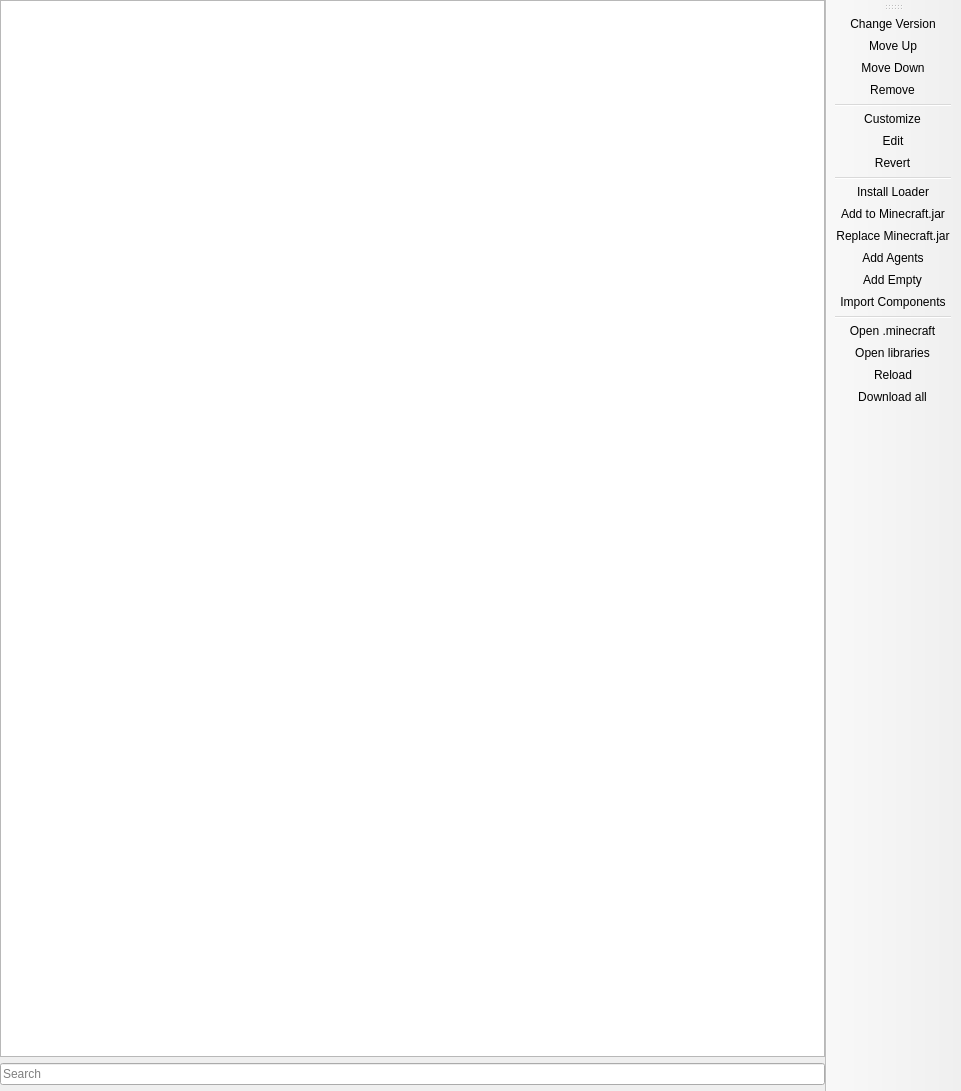
<?xml version="1.0" encoding="UTF-8"?>
<ui version="4.0">
 <class>VersionPage</class>
 <widget class="QMainWindow" name="VersionPage">
  <property name="geometry">
   <rect>
    <x>0</x>
    <y>0</y>
    <width>961</width>
    <height>1091</height>
   </rect>
  </property>
  <widget class="QWidget" name="centralwidget">
   <layout class="QHBoxLayout" name="horizontalLayout">
    <property name="leftMargin">
     <number>0</number>
    </property>
    <property name="topMargin">
     <number>0</number>
    </property>
    <property name="rightMargin">
     <number>0</number>
    </property>
    <property name="bottomMargin">
     <number>0</number>
    </property>
    <item>
     <layout class="QVBoxLayout" name="verticalLayout">
      <item>
       <widget class="ModListView" name="packageView">
        <property name="horizontalScrollBarPolicy">
         <enum>Qt::ScrollBarAlwaysOff</enum>
        </property>
        <property name="sortingEnabled">
         <bool>false</bool>
        </property>
        <property name="headerHidden">
         <bool>false</bool>
        </property>
        <attribute name="headerVisible">
         <bool>true</bool>
        </attribute>
       </widget>
      </item>
      <item>
          <widget class="QLineEdit" name="filterEdit">
              <property name="placeholderText">
                  <string>Search</string>
              </property>
          </widget>
      </item>
      <item>
       <widget class="InfoFrame" name="frame">
        <property name="sizePolicy">
         <sizepolicy hsizetype="Preferred" vsizetype="Minimum">
          <horstretch>0</horstretch>
          <verstretch>0</verstretch>
         </sizepolicy>
        </property>
       </widget>
      </item>
     </layout>
    </item>
   </layout>
  </widget>
  <widget class="WideBar" name="toolBar">
   <property name="windowTitle">
    <string>Actions</string>
   </property>
   <property name="allowedAreas">
    <set>Qt::LeftToolBarArea|Qt::RightToolBarArea</set>
   </property>
   <property name="toolButtonStyle">
    <enum>Qt::ToolButtonTextOnly</enum>
   </property>
   <property name="floatable">
    <bool>false</bool>
   </property>
   <attribute name="toolBarArea">
    <enum>RightToolBarArea</enum>
   </attribute>
   <attribute name="toolBarBreak">
    <bool>false</bool>
   </attribute>
   <addaction name="actionChange_version"/>
   <addaction name="actionMove_up"/>
   <addaction name="actionMove_down"/>
   <addaction name="actionRemove"/>
   <addaction name="separator"/>
   <addaction name="actionCustomize"/>
   <addaction name="actionEdit"/>
   <addaction name="actionRevert"/>
   <addaction name="separator"/>
   <addaction name="actionInstall_Loader"/>
   <addaction name="actionAdd_to_Minecraft_jar"/>
   <addaction name="actionReplace_Minecraft_jar"/>
   <addaction name="actionAdd_Agents"/>
   <addaction name="actionAdd_Empty"/>
   <addaction name="actionImport_Components"/>
   <addaction name="separator"/>
   <addaction name="actionMinecraftFolder"/>
   <addaction name="actionLibrariesFolder"/>
   <addaction name="actionReload"/>
   <addaction name="actionDownload_All"/>
  </widget>
  <action name="actionChange_version">
   <property name="text">
    <string>Change Version</string>
   </property>
   <property name="toolTip">
    <string>Change version of the selected component.</string>
   </property>
  </action>
  <action name="actionMove_up">
   <property name="text">
    <string>Move Up</string>
   </property>
   <property name="toolTip">
    <string>Make the selected component apply sooner.</string>
   </property>
  </action>
  <action name="actionMove_down">
   <property name="text">
    <string>Move Down</string>
   </property>
   <property name="toolTip">
    <string>Make the selected component apply later.</string>
   </property>
  </action>
  <action name="actionRemove">
   <property name="text">
    <string>Remove</string>
   </property>
   <property name="toolTip">
    <string>Remove selected component from the instance.</string>
   </property>
  </action>
  <action name="actionCustomize">
   <property name="text">
    <string>Customize</string>
   </property>
   <property name="toolTip">
    <string>Customize selected component.</string>
   </property>
  </action>
  <action name="actionEdit">
   <property name="text">
    <string>Edit</string>
   </property>
   <property name="toolTip">
    <string>Edit selected component.</string>
   </property>
  </action>
  <action name="actionRevert">
   <property name="text">
    <string>Revert</string>
   </property>
   <property name="toolTip">
    <string>Revert the selected component to default.</string>
   </property>
  </action>
  <action name="actionInstall_Loader">
   <property name="text">
    <string>Install Loader</string>
   </property>
   <property name="toolTip">
    <string>Install a mod loader.</string>
   </property>
  </action>
  <action name="actionAdd_to_Minecraft_jar">
   <property name="text">
    <string>Add to Minecraft.jar</string>
   </property>
   <property name="toolTip">
    <string>Add a mod into the Minecraft jar file.</string>
   </property>
  </action>
  <action name="actionReplace_Minecraft_jar">
   <property name="text">
    <string>Replace Minecraft.jar</string>
   </property>
  </action>
  <action name="actionAdd_Agents">
   <property name="text">
    <string>Add Agents</string>
   </property>
   <property name="toolTip">
    <string>Add Java agents.</string>
   </property>
  </action>
  <action name="actionAdd_Empty">
   <property name="text">
    <string>Add Empty</string>
   </property>
   <property name="toolTip">
    <string>Add an empty custom component.</string>
   </property>
  </action>
  <action name="actionReload">
   <property name="text">
    <string>Reload</string>
   </property>
   <property name="toolTip">
    <string>Reload all components.</string>
   </property>
  </action>
  <action name="actionDownload_All">
   <property name="text">
    <string>Download all</string>
   </property>
   <property name="toolTip">
    <string>Download the files needed to launch the instance now.</string>
   </property>
  </action>
  <action name="actionMinecraftFolder">
   <property name="text">
    <string>Open .minecraft</string>
   </property>
   <property name="toolTip">
    <string>Open the instance's .minecraft folder.</string>
   </property>
  </action>
  <action name="actionLibrariesFolder">
   <property name="text">
    <string>Open libraries</string>
   </property>
   <property name="toolTip">
    <string>Open the instance's local libraries folder.</string>
   </property>
  </action>
  <action name="actionImport_Components">
   <property name="text">
    <string>Import Components</string>
   </property>
   <property name="toolTip">
    <string>Import existing component JSON files.</string>
   </property>
  </action>
 </widget>
 <customwidgets>
  <customwidget>
   <class>ModListView</class>
   <extends>QTreeView</extends>
   <header>ui/widgets/ModListView.h</header>
  </customwidget>
  <customwidget>
   <class>InfoFrame</class>
   <extends>QFrame</extends>
   <header>ui/widgets/InfoFrame.h</header>
   <container>1</container>
  </customwidget>
  <customwidget>
   <class>WideBar</class>
   <extends>QToolBar</extends>
   <header>ui/widgets/WideBar.h</header>
  </customwidget>
 </customwidgets>
 <resources/>
 <connections/>
</ui>
